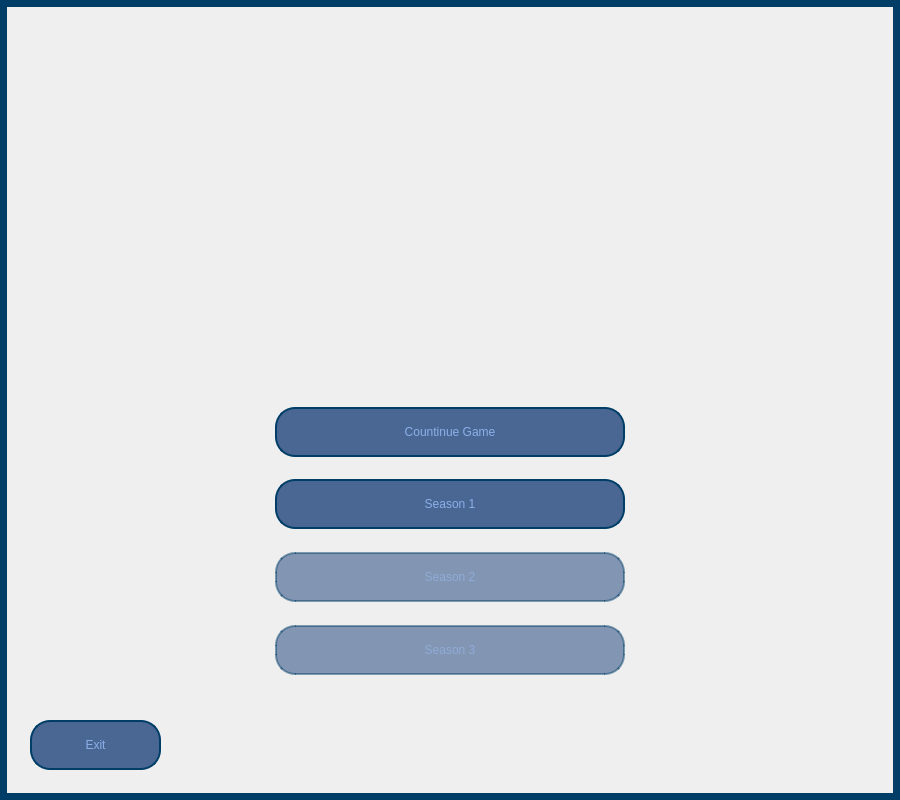
<?xml version="1.0" encoding="UTF-8"?>
<ui version="4.0">
 <class>MainWindow</class>
 <widget class="QMainWindow" name="MainWindow">
  <property name="geometry">
   <rect>
    <x>0</x>
    <y>0</y>
    <width>900</width>
    <height>800</height>
   </rect>
  </property>
  <property name="windowTitle">
   <string>MainWindow</string>
  </property>
  <property name="styleSheet">
   <string notr="true"/>
  </property>
  <widget class="QWidget" name="centralwidget">
   <property name="styleSheet">
    <string notr="true">*{
	color:rgba(157, 195, 255,200);
	border:7px solid rgb(0, 62, 103);
	font: 14pt &quot;Architects Daughter&quot;;
}
QPushButton{
	background-color:rgba(6, 47, 110,180);
	border-radius:20;
	border:2px solid rgb(0, 62, 103);
}

QPushButton:hover{
	background-color:rgba(8, 47, 110,220);
	color:rgb(229, 229, 244);
}

QPushButton:pressed{
	background-color:rgb(8, 47, 110);
}
QPushButton:disabled{
	background-color:rgba(6, 47, 110,120);
	color:rgba(157, 195, 255,120);
	border:2px solid rgba(0, 62, 103 , 120 );
}</string>
   </property>
   <widget class="QPushButton" name="season_one_btn">
    <property name="geometry">
     <rect>
      <x>275</x>
      <y>479</y>
      <width>350</width>
      <height>50</height>
     </rect>
    </property>
    <property name="text">
     <string>Season 1</string>
    </property>
   </widget>
   <widget class="QPushButton" name="season_two_btn">
    <property name="enabled">
     <bool>false</bool>
    </property>
    <property name="geometry">
     <rect>
      <x>275</x>
      <y>552</y>
      <width>350</width>
      <height>50</height>
     </rect>
    </property>
    <property name="text">
     <string>Season 2</string>
    </property>
   </widget>
   <widget class="QPushButton" name="season_three_btn">
    <property name="enabled">
     <bool>false</bool>
    </property>
    <property name="geometry">
     <rect>
      <x>275</x>
      <y>625</y>
      <width>350</width>
      <height>50</height>
     </rect>
    </property>
    <property name="text">
     <string>Season 3</string>
    </property>
   </widget>
   <widget class="QPushButton" name="exit_btn">
    <property name="geometry">
     <rect>
      <x>30</x>
      <y>720</y>
      <width>131</width>
      <height>50</height>
     </rect>
    </property>
    <property name="text">
     <string>Exit</string>
    </property>
    <property name="icon">
     <iconset resource="Resources/Resources.qrc">
      <normaloff>:/Icons/Images/cross.png</normaloff>:/Icons/Images/cross.png</iconset>
    </property>
    <property name="iconSize">
     <size>
      <width>25</width>
      <height>25</height>
     </size>
    </property>
   </widget>
   <widget class="QPushButton" name="load_game_btn">
    <property name="geometry">
     <rect>
      <x>275</x>
      <y>407</y>
      <width>350</width>
      <height>50</height>
     </rect>
    </property>
    <property name="text">
     <string>Countinue Game</string>
    </property>
   </widget>
   <widget class="QLabel" name="label">
    <property name="geometry">
     <rect>
      <x>0</x>
      <y>0</y>
      <width>900</width>
      <height>800</height>
     </rect>
    </property>
    <property name="text">
     <string/>
    </property>
    <property name="pixmap">
     <pixmap resource="Resources/Resources.qrc">:/Backgrounds/Images/Main_Background.png</pixmap>
    </property>
    <property name="scaledContents">
     <bool>true</bool>
    </property>
   </widget>
   <zorder>label</zorder>
   <zorder>season_one_btn</zorder>
   <zorder>season_two_btn</zorder>
   <zorder>season_three_btn</zorder>
   <zorder>exit_btn</zorder>
   <zorder>load_game_btn</zorder>
  </widget>
 </widget>
 <resources>
  <include location="Resources/Resources.qrc"/>
 </resources>
 <connections/>
</ui>
